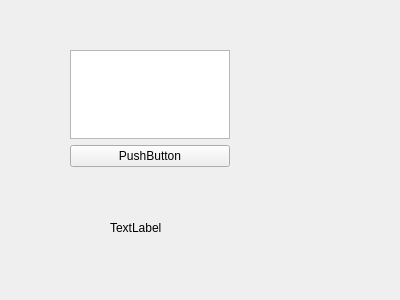
<?xml version="1.0" encoding="UTF-8"?>
<ui version="4.0">
 <class>Form</class>
 <widget class="QWidget" name="Form">
  <property name="geometry">
   <rect>
    <x>0</x>
    <y>0</y>
    <width>400</width>
    <height>300</height>
   </rect>
  </property>
  <property name="windowTitle">
   <string>Form</string>
  </property>
  <widget class="QWidget" name="verticalLayoutWidget">
   <property name="geometry">
    <rect>
     <x>70</x>
     <y>50</y>
     <width>160</width>
     <height>117</height>
    </rect>
   </property>
   <layout class="QVBoxLayout" name="verticalLayout">
    <item>
     <widget class="QTextEdit" name="textEdit"/>
    </item>
    <item>
     <widget class="QPushButton" name="pushButton">
      <property name="text">
       <string>PushButton</string>
      </property>
     </widget>
    </item>
   </layout>
  </widget>
  <widget class="QLabel" name="label">
   <property name="geometry">
    <rect>
     <x>110</x>
     <y>220</y>
     <width>58</width>
     <height>16</height>
    </rect>
   </property>
   <property name="text">
    <string>TextLabel</string>
   </property>
  </widget>
 </widget>
 <resources/>
 <connections/>
</ui>
